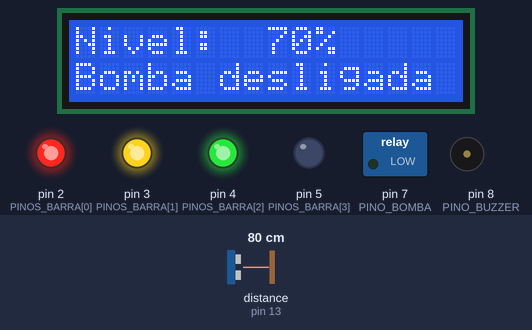
Simulated run of this sketch. Board: Arduino Uno, built with avr-gcc and run on an emulated ATmega328P. Parts: 16×2 character LCD, switched loads named in the sketch (green lamp = pin HIGH), output pins drawn as LEDs (lit = HIGH), buzzer (waves = sounding). Wiring (from diagram.json): ultrasonic range finder: trigger pin 12; echo pin 13. The test bench sets the inputs (shaded band); at power-on: distance to the obstacle (sensor on pin 13) 80 cm. The echo pulse lasts 58.3 µs per cm; pins used as bus, display or sensor lines are not drawn; what the sketch prints to the serial monitor is not drawn.

Above: at 1.2 s.
1.3 s: distance to the obstacle (sensor on pin 13) set to 91 cm
At 2.4 s:
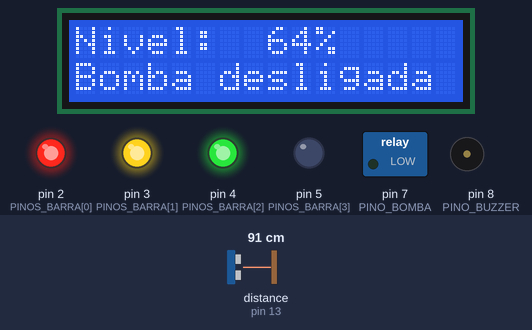
3.0 s: distance to the obstacle (sensor on pin 13) set to 100 cm
At 3.6 s:
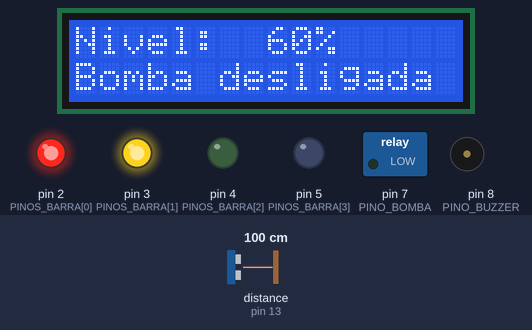
4.5 s: distance to the obstacle (sensor on pin 13) set to 139 cm
At 5.0 s:
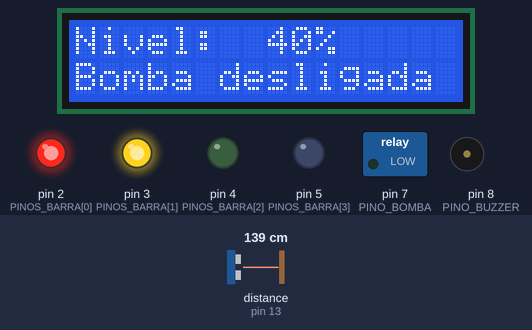
6.0 s: distance to the obstacle (sensor on pin 13) set to 150 cm
At 7.2 s:
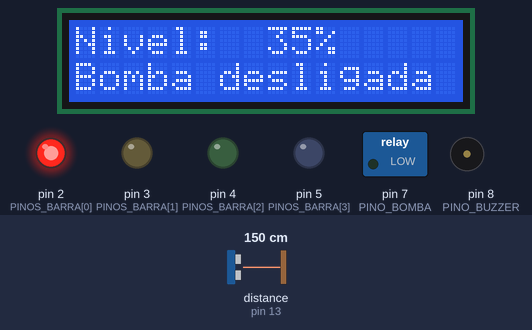
7.5 s: distance to the obstacle (sensor on pin 13) set to 250 cm
At 8.8 s:
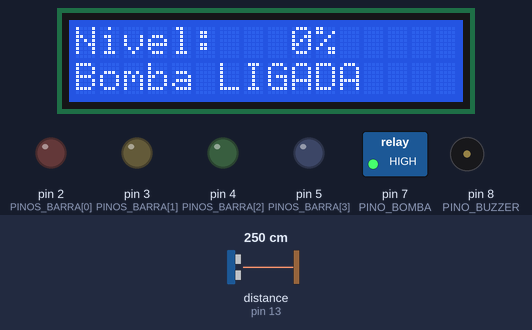
10.5 s: distance to the obstacle (sensor on pin 13) set to 198 cm
At 11.2 s:
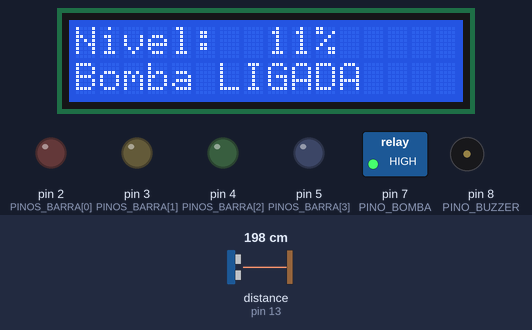
12.0 s: distance to the obstacle (sensor on pin 13) set to 191 cm
Timing chart, 0 to 14.5 s (numbered marks = the images above; inputs shaded):
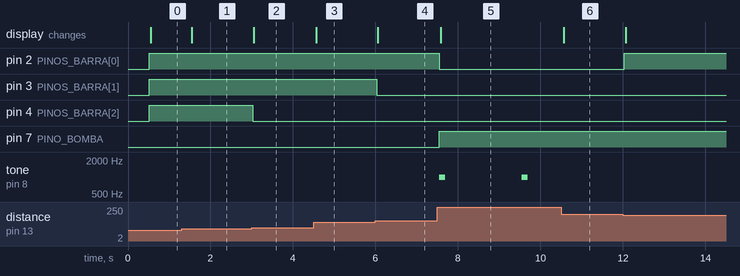

Measured:
- the behaviour switches between 94 and 95 cm on distance to the obstacle (sensor on pin 13) (found by bisection; images 1 and 2)
- the behaviour switches between 144 and 145 cm on distance to the obstacle (sensor on pin 13) (found by bisection; images 3 and 4)
- after the input at 1.3 s, the display: changes after 0.25 s (image 1)
- after the input at 3.0 s, pin 4 (PINOS_BARRA[2]): HIGH → LOW at once; the display: changes after 0.05 s (image 2)
- after the input at 4.5 s, the display: changes after 0.06 s (image 3)
- after the input at 6.0 s, pin 3 (PINOS_BARRA[1]): HIGH → LOW at once; the display: changes after 0.06 s (image 4)
- after the input at 7.5 s, pin 2 (PINOS_BARRA[0]): HIGH → LOW after 0.05 s; pin 7 (PINO_BOMBA): LOW → HIGH after 0.05 s; tone on pin 8 (PINO_BUZZER): alternates 1000 Hz for 0.15 s and silent for 1.8 s, starting after 0.05 s; the display: changes after 0.08 s (image 5)
- after the input at 10.5 s, tone on pin 8 (PINO_BUZZER): stays silent (without the input it goes to 1000 Hz after 1.0 s); the display: changes after 0.07 s (image 6)
- after the input at 12.0 s, pin 2 (PINOS_BARRA[0]): LOW → HIGH at once

The sketch:

sketch.ino
```cpp
/*
 * ===========================================================================
 *  Escritório Inteligente | Automação 8: Nível do reservatório superior e
 *  bomba de recalque
 * ---------------------------------------------------------------------------
 *  Problema: a caixa d'água que abastece banheiros e copa esvazia sem aviso,
 *  ou a bomba fica ligada com a caixa cheia (transbordando) ou trabalhando a
 *  seco quando o sensor falha.
 *
 *  Entrada: sensor ultrassônico HC-SR04 instalado na tampa do reservatório.
 *  Saídas:  relé da bomba de recalque (com LED na carga), barra de 4 LEDs de
 *           nível, buzzer e LCD 16x2 I2C.
 *
 *  Lógica:
 *    - Mede a distância até a água (mediana de 3 leituras) e converte em %:
 *      20 cm da tampa = 100 % e 220 cm = 0 %.
 *    - Bomba liga abaixo de 25 % e só desliga ao chegar a 90 % (histerese,
 *      que evita a bomba ligando e desligando a todo momento).
 *    - Abaixo de 10 %: alarme de reserva crítica (bipe a cada 2 s).
 *    - Se o sensor não responder, a bomba é desligada por segurança e o
 *      visor mostra a falha.
 *
 *  Plataforma: Arduino Uno (ATmega328P), simulado no Wokwi.
 * ===========================================================================
 */
#include <Wire.h>
#include <LiquidCrystal_I2C.h>

// ----------------------------- Pinos ---------------------------------------
const byte PINO_TRIG   = 12;
const byte PINO_ECHO   = 13;
const byte PINO_BOMBA  = 7;
const byte PINO_BUZZER = 8;
const byte PINOS_BARRA[4] = {2, 3, 4, 5};  // 25 %, 50 %, 75 %, 100 %

LiquidCrystal_I2C lcd(0x27, 16, 2);

// ----------------------------- Parâmetros ----------------------------------
const float DIST_CHEIO = 20.0;    // cm do sensor até a água com a caixa cheia
const float DIST_VAZIO = 220.0;   // cm do sensor até o fundo
const int LIGA_BOMBA = 25;        // %
const int DESLIGA_BOMBA = 90;     // %
const int NIVEL_CRITICO = 10;     // %
const unsigned long INTERVALO = 500;
const unsigned long TIMEOUT_ECO = 30000;  // µs (cerca de 5 m de alcance)

// ----------------------------- Estado --------------------------------------
bool bombaLigada = false;
bool sensorComFalha = false;
int nivel = -1;
unsigned long ultimaMedicao = 0;
unsigned long ultimoBipe = 0;

// Dispara o HC-SR04 e devolve a distância em cm (ou -1 se não houve eco)
float medirDistancia() {
  digitalWrite(PINO_TRIG, LOW);
  delayMicroseconds(2);
  digitalWrite(PINO_TRIG, HIGH);
  delayMicroseconds(10);
  digitalWrite(PINO_TRIG, LOW);
  unsigned long duracao = pulseIn(PINO_ECHO, HIGH, TIMEOUT_ECO);
  if (duracao == 0) return -1;
  return duracao / 58.0;  // ida e volta do som a cerca de 343 m/s
}

// Mediana de três medidas: descarta um eco espúrio isolado
float medirDistanciaFiltrada() {
  float a = medirDistancia(), b = medirDistancia(), c = medirDistancia();
  if (a < 0 || b < 0 || c < 0) return -1;
  if ((a <= b && b <= c) || (c <= b && b <= a)) return b;
  if ((b <= a && a <= c) || (c <= a && a <= b)) return a;
  return c;
}

int distanciaParaNivel(float distancia) {
  float pct = (DIST_VAZIO - distancia) * 100.0 / (DIST_VAZIO - DIST_CHEIO);
  return constrain((int)(pct + 0.5), 0, 100);
}

void acionarBomba(bool ligar) {
  if (ligar == bombaLigada) return;
  bombaLigada = ligar;
  digitalWrite(PINO_BOMBA, ligar ? HIGH : LOW);
  Serial.println(ligar ? F("[AGUA] Bomba LIGADA") : F("[AGUA] Bomba DESLIGADA"));
}

void atualizarBarra() {
  for (byte i = 0; i < 4; i++) {
    bool aceso = !sensorComFalha && nivel >= (i + 1) * 25 - 12;  // arredonda ao quarto mais próximo
    digitalWrite(PINOS_BARRA[i], aceso ? HIGH : LOW);
  }
}

void atualizarTela() {
  char linha[17];
  lcd.setCursor(0, 0);
  if (sensorComFalha) snprintf(linha, sizeof(linha), "%-16s", "FALHA NO SENSOR");
  else snprintf(linha, sizeof(linha), "Nivel: %3d%%     ", nivel);
  lcd.print(linha);
  lcd.setCursor(0, 1);
  const char *situacao = sensorComFalha ? "Bomba bloqueada" : bombaLigada ? "Bomba LIGADA" : "Bomba desligada";
  snprintf(linha, sizeof(linha), "%-16s", situacao);
  lcd.print(linha);
}

void setup() {
  Serial.begin(9600);
  pinMode(PINO_TRIG, OUTPUT);
  pinMode(PINO_ECHO, INPUT);
  pinMode(PINO_BOMBA, OUTPUT);
  pinMode(PINO_BUZZER, OUTPUT);
  for (byte i = 0; i < 4; i++) pinMode(PINOS_BARRA[i], OUTPUT);
  lcd.init();
  lcd.backlight();
}

void loop() {
  unsigned long agora = millis();
  if (agora - ultimaMedicao < INTERVALO) return;
  ultimaMedicao = agora;

  float distancia = medirDistanciaFiltrada();
  bool falhaAntes = sensorComFalha;
  sensorComFalha = distancia < 0;

  if (sensorComFalha) {
    acionarBomba(false);               // nunca bombear "às cegas"
    if (!falhaAntes) Serial.println(F("[AGUA] Sensor sem resposta"));
  } else {
    nivel = distanciaParaNivel(distancia);
    if (nivel < LIGA_BOMBA) acionarBomba(true);
    else if (nivel >= DESLIGA_BOMBA) acionarBomba(false);
    // entre 25 % e 90 % a bomba mantém o estado anterior (histerese)
  }

  // Alarme de reserva crítica ou de falha: bipe curto a cada 2 s
  bool alarme = sensorComFalha || nivel < NIVEL_CRITICO;
  if (alarme && agora - ultimoBipe >= 2000) {
    ultimoBipe = agora;
    tone(PINO_BUZZER, 1000, 150);
  }

  atualizarBarra();
  atualizarTela();

  static int nivelRegistrado = -1;
  if (!sensorComFalha && nivel != nivelRegistrado) {
    nivelRegistrado = nivel;
    Serial.print(F("[AGUA] Distancia: "));
    Serial.print(distancia, 1);
    Serial.print(F(" cm | Nivel: "));
    Serial.print(nivel);
    Serial.println(F(" %"));
  }
}
```
